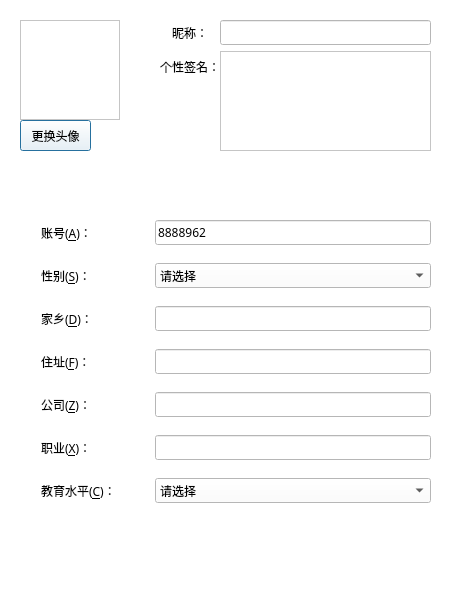
<?xml version="1.0" encoding="UTF-8"?>
<ui version="4.0">
 <class>InfoDialog</class>
 <widget class="QDialog" name="InfoDialog">
  <property name="geometry">
   <rect>
    <x>0</x>
    <y>0</y>
    <width>471</width>
    <height>614</height>
   </rect>
  </property>
  <property name="font">
   <font>
    <family>黑体</family>
   </font>
  </property>
  <property name="windowTitle">
   <string>Dialog</string>
  </property>
  <property name="autoFillBackground">
   <bool>false</bool>
  </property>
  <property name="styleSheet">
   <string notr="true">background-color: rgb(255, 255, 255);</string>
  </property>
  <property name="sizeGripEnabled">
   <bool>false</bool>
  </property>
  <property name="modal">
   <bool>true</bool>
  </property>
  <widget class="QFrame" name="img_frame">
   <property name="geometry">
    <rect>
     <x>20</x>
     <y>20</y>
     <width>100</width>
     <height>100</height>
    </rect>
   </property>
   <property name="font">
    <font>
     <family>黑体</family>
    </font>
   </property>
   <property name="autoFillBackground">
    <bool>false</bool>
   </property>
   <property name="frameShape">
    <enum>QFrame::Box</enum>
   </property>
   <property name="frameShadow">
    <enum>QFrame::Sunken</enum>
   </property>
   <property name="lineWidth">
    <number>1</number>
   </property>
   <widget class="QLabel" name="img_label">
    <property name="geometry">
     <rect>
      <x>0</x>
      <y>0</y>
      <width>100</width>
      <height>100</height>
     </rect>
    </property>
    <property name="font">
     <font>
      <family>黑体</family>
     </font>
    </property>
    <property name="frameShape">
     <enum>QFrame::StyledPanel</enum>
    </property>
    <property name="frameShadow">
     <enum>QFrame::Sunken</enum>
    </property>
    <property name="text">
     <string/>
    </property>
    <property name="pixmap">
     <pixmap resource="img.qrc">:/img/qq.png</pixmap>
    </property>
    <property name="scaledContents">
     <bool>true</bool>
    </property>
   </widget>
  </widget>
  <widget class="QPushButton" name="img_change">
   <property name="geometry">
    <rect>
     <x>20</x>
     <y>120</y>
     <width>71</width>
     <height>31</height>
    </rect>
   </property>
   <property name="sizeIncrement">
    <size>
     <width>0</width>
     <height>0</height>
    </size>
   </property>
   <property name="font">
    <font>
     <family>黑体</family>
    </font>
   </property>
   <property name="layoutDirection">
    <enum>Qt::LeftToRight</enum>
   </property>
   <property name="autoFillBackground">
    <bool>false</bool>
   </property>
   <property name="text">
    <string>更换头像</string>
   </property>
  </widget>
  <widget class="QWidget" name="formLayoutWidget">
   <property name="geometry">
    <rect>
     <x>160</x>
     <y>20</y>
     <width>271</width>
     <height>131</height>
    </rect>
   </property>
   <property name="font">
    <font>
     <family>黑体</family>
    </font>
   </property>
   <layout class="QFormLayout" name="formLayout">
    <property name="fieldGrowthPolicy">
     <enum>QFormLayout::ExpandingFieldsGrow</enum>
    </property>
    <property name="rowWrapPolicy">
     <enum>QFormLayout::WrapLongRows</enum>
    </property>
    <property name="labelAlignment">
     <set>Qt::AlignCenter</set>
    </property>
    <property name="horizontalSpacing">
     <number>0</number>
    </property>
    <property name="verticalSpacing">
     <number>6</number>
    </property>
    <property name="leftMargin">
     <number>0</number>
    </property>
    <property name="topMargin">
     <number>0</number>
    </property>
    <property name="rightMargin">
     <number>0</number>
    </property>
    <property name="bottomMargin">
     <number>0</number>
    </property>
    <item row="0" column="0">
     <widget class="QLabel" name="Label">
      <property name="sizeIncrement">
       <size>
        <width>0</width>
        <height>0</height>
       </size>
      </property>
      <property name="font">
       <font>
        <family>黑体</family>
       </font>
      </property>
      <property name="text">
       <string>昵称：</string>
      </property>
     </widget>
    </item>
    <item row="0" column="1">
     <widget class="QLineEdit" name="LineEdit">
      <property name="font">
       <font>
        <family>黑体</family>
       </font>
      </property>
      <property name="inputMethodHints">
       <set>Qt::ImhNone</set>
      </property>
      <property name="text">
       <string/>
      </property>
      <property name="maxLength">
       <number>12</number>
      </property>
      <property name="dragEnabled">
       <bool>true</bool>
      </property>
      <property name="clearButtonEnabled">
       <bool>false</bool>
      </property>
     </widget>
    </item>
    <item row="1" column="0">
     <widget class="QLabel" name="label">
      <property name="font">
       <font>
        <family>黑体</family>
       </font>
      </property>
      <property name="text">
       <string>个性签名：</string>
      </property>
     </widget>
    </item>
    <item row="1" column="1">
     <widget class="QTextEdit" name="textEdit">
      <property name="font">
       <font>
        <family>黑体</family>
       </font>
      </property>
     </widget>
    </item>
   </layout>
  </widget>
  <widget class="QWidget" name="formLayoutWidget_2">
   <property name="geometry">
    <rect>
     <x>20</x>
     <y>180</y>
     <width>433</width>
     <height>401</height>
    </rect>
   </property>
   <property name="font">
    <font>
     <family>黑体</family>
    </font>
   </property>
   <layout class="QFormLayout" name="formLayout_2">
    <property name="horizontalSpacing">
     <number>39</number>
    </property>
    <property name="verticalSpacing">
     <number>18</number>
    </property>
    <property name="leftMargin">
     <number>21</number>
    </property>
    <property name="topMargin">
     <number>40</number>
    </property>
    <property name="rightMargin">
     <number>22</number>
    </property>
    <property name="bottomMargin">
     <number>0</number>
    </property>
    <item row="0" column="0">
     <widget class="QLabel" name="Label_2">
      <property name="font">
       <font>
        <family>黑体</family>
       </font>
      </property>
      <property name="text">
       <string>账号(&amp;A)：</string>
      </property>
      <property name="buddy">
       <cstring>LineEdit_2</cstring>
      </property>
     </widget>
    </item>
    <item row="0" column="1">
     <widget class="QLineEdit" name="LineEdit_2">
      <property name="font">
       <font>
        <family>黑体</family>
       </font>
      </property>
      <property name="text">
       <string>8888962</string>
      </property>
      <property name="dragEnabled">
       <bool>false</bool>
      </property>
      <property name="readOnly">
       <bool>true</bool>
      </property>
     </widget>
    </item>
    <item row="1" column="0">
     <widget class="QLabel" name="Label_3">
      <property name="font">
       <font>
        <family>黑体</family>
       </font>
      </property>
      <property name="text">
       <string>性别(&amp;S)：</string>
      </property>
      <property name="buddy">
       <cstring>ComboBox</cstring>
      </property>
     </widget>
    </item>
    <item row="1" column="1">
     <widget class="QComboBox" name="ComboBox">
      <property name="font">
       <font>
        <family>黑体</family>
       </font>
      </property>
      <item>
       <property name="text">
        <string>请选择</string>
       </property>
      </item>
      <item>
       <property name="text">
        <string>女</string>
       </property>
      </item>
      <item>
       <property name="text">
        <string>男</string>
       </property>
      </item>
     </widget>
    </item>
    <item row="2" column="0">
     <widget class="QLabel" name="dLabel">
      <property name="font">
       <font>
        <family>黑体</family>
       </font>
      </property>
      <property name="text">
       <string>家乡(&amp;D)：</string>
      </property>
      <property name="buddy">
       <cstring>dLineEdit</cstring>
      </property>
     </widget>
    </item>
    <item row="2" column="1">
     <widget class="QLineEdit" name="dLineEdit">
      <property name="font">
       <font>
        <family>黑体</family>
       </font>
      </property>
     </widget>
    </item>
    <item row="3" column="0">
     <widget class="QLabel" name="fLabel">
      <property name="font">
       <font>
        <family>黑体</family>
       </font>
      </property>
      <property name="text">
       <string>住址(&amp;F)：</string>
      </property>
      <property name="buddy">
       <cstring>fLineEdit</cstring>
      </property>
     </widget>
    </item>
    <item row="3" column="1">
     <widget class="QLineEdit" name="fLineEdit">
      <property name="font">
       <font>
        <family>黑体</family>
       </font>
      </property>
     </widget>
    </item>
    <item row="4" column="0">
     <widget class="QLabel" name="zLabel">
      <property name="font">
       <font>
        <family>黑体</family>
       </font>
      </property>
      <property name="text">
       <string>公司(&amp;Z)：</string>
      </property>
      <property name="buddy">
       <cstring>zLineEdit</cstring>
      </property>
     </widget>
    </item>
    <item row="4" column="1">
     <widget class="QLineEdit" name="zLineEdit">
      <property name="font">
       <font>
        <family>黑体</family>
       </font>
      </property>
     </widget>
    </item>
    <item row="5" column="0">
     <widget class="QLabel" name="xLabel">
      <property name="font">
       <font>
        <family>黑体</family>
       </font>
      </property>
      <property name="text">
       <string>职业(&amp;X)：</string>
      </property>
      <property name="buddy">
       <cstring>xLineEdit</cstring>
      </property>
     </widget>
    </item>
    <item row="5" column="1">
     <widget class="QLineEdit" name="xLineEdit">
      <property name="font">
       <font>
        <family>黑体</family>
       </font>
      </property>
     </widget>
    </item>
    <item row="6" column="0">
     <widget class="QLabel" name="cLabel">
      <property name="font">
       <font>
        <family>黑体</family>
       </font>
      </property>
      <property name="text">
       <string>教育水平(&amp;C)：</string>
      </property>
      <property name="buddy">
       <cstring>cComboBox</cstring>
      </property>
     </widget>
    </item>
    <item row="6" column="1">
     <widget class="QComboBox" name="cComboBox">
      <property name="font">
       <font>
        <family>黑体</family>
       </font>
      </property>
      <item>
       <property name="text">
        <string>请选择</string>
       </property>
      </item>
      <item>
       <property name="text">
        <string>无</string>
       </property>
      </item>
      <item>
       <property name="text">
        <string>小学</string>
       </property>
      </item>
      <item>
       <property name="text">
        <string>初中</string>
       </property>
      </item>
      <item>
       <property name="text">
        <string>高中</string>
       </property>
      </item>
     </widget>
    </item>
   </layout>
  </widget>
 </widget>
 <tabstops>
  <tabstop>LineEdit</tabstop>
  <tabstop>textEdit</tabstop>
  <tabstop>LineEdit_2</tabstop>
  <tabstop>ComboBox</tabstop>
  <tabstop>img_change</tabstop>
 </tabstops>
 <resources>
  <include location="img.qrc"/>
 </resources>
 <connections/>
</ui>
